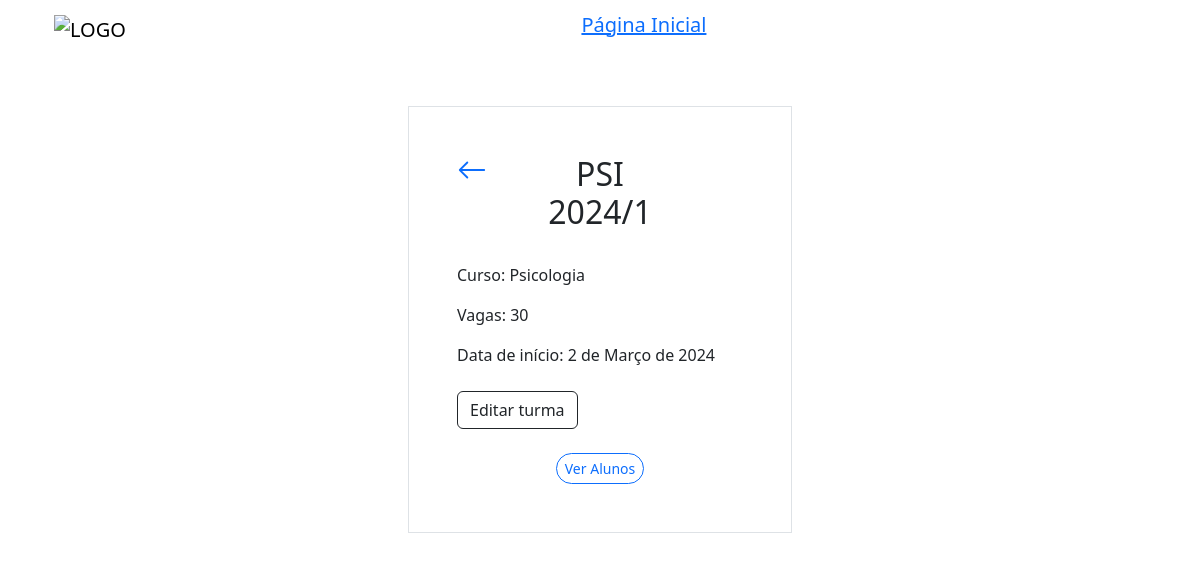
/turmas/details/2/, run on the app's committed database.
### turmas/models.py (models this page shows, shortened)
class Turma(models.Model):
    nome = models.CharField(max_length=255)
    vagas = models.IntegerField(null=True)
    curso = models.CharField(max_length=255)
    data_de_inicio = models.DateField(null=True)
    data_de_criacao = models.DateField(default=timezone.now)

### turmas/views.py (the view)
# urls.py: path('turmas/details/<int:id>/', views.details, name='details'),
def details(request, id):
    myturma = Turma.objects.get(id=id)
    aluno_turma = Aluno.objects.filter(curso=myturma)
    template = loader.get_template('details.html')
    context = {'myturma': myturma, 'aluno_turma' : aluno_turma}
    return render(request, "details.html", context)

### turmas/templates/details.html (shortened to what this page needs)
{% extends "master.html" %}
{% block content %}
    {% include "header.html" %}
    <div class="row">
        <div class="col"></div>
        <div class="col">
            <div class="container p-5 my-5 border">
                <div class="row mb-4">
                    <div class="col">
                        <a href="/turmas">
                            <svg xmlns="http://www.w3.org/2000/svg" width="30" height="30" fill="currentColor" class="bi bi-arrow-left" viewBox="0 0 16 16">
                                <path fill-rule="evenodd" d="M15 8a.5.5 0 0 0-.5-.5H2.707l3.147-3.146a.5.5 0 1 0-.708-.708l-4 4a.5.5 0 0 0 0 .708l4 4a.5.5 0 0 0 .708-.708L2.707 8.5H14.5A.5.5 0 0 0 15 8"/>
                            </svg>
                        </a>
                    </div>
                    <div class="col-6">
                        <h2 class="text-center">{{ myturma.nome }}</h2>
                    </div>
                    <div class="col"></div>
                  </div>
                <p>Curso: {{ myturma.curso }}</p>
                <p>Vagas: {{ myturma.vagas }}</p>
                <p>Data de início: {{ myturma.data_de_inicio }}</p>
                <div class="container px-0 mt-4">
                    <a href="{% url 'editar_turma' myturma.id %}">
                        <button type="button" class="btn btn-outline-dark">
                            Editar turma
                        </button>
                    </a>
                </div>
                <div class="text-center mt-4">
                    <button class="btn btn-outline-primary btn-sm rounded-pill" type="button" data-bs-toggle="collapse" data-bs-target="#demo" aria-expanded="false" aria-controls="demo">
                        Ver Alunos
                    </button>
                </div>
            </div>
        </div>
        <div class="col"></div>
    </div>
{% endblock %}

### data on the page
Turma: nome "PSI 2024/1", curso "Psicologia", vagas "30", data_de_inicio "2 de Março de 2024"
